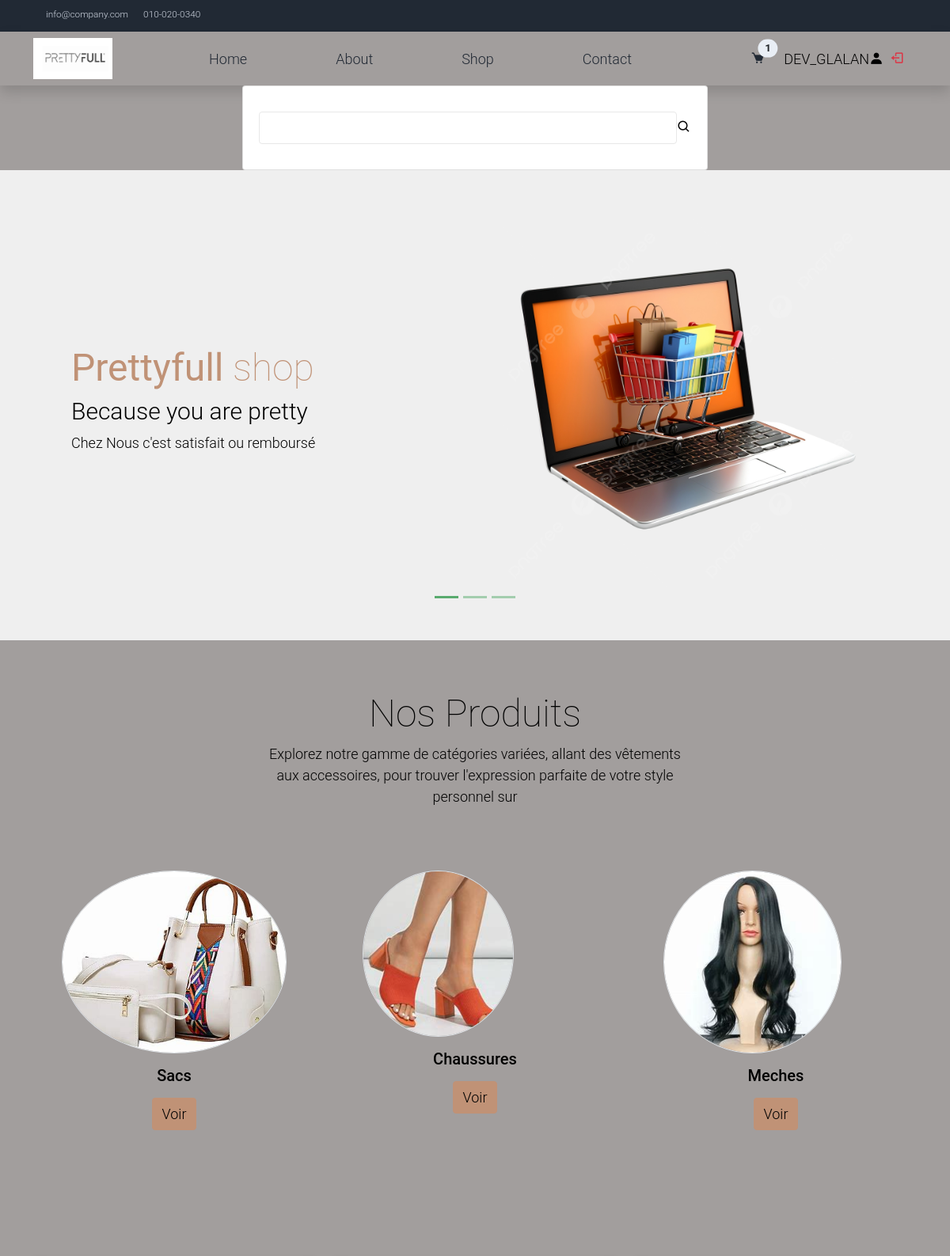
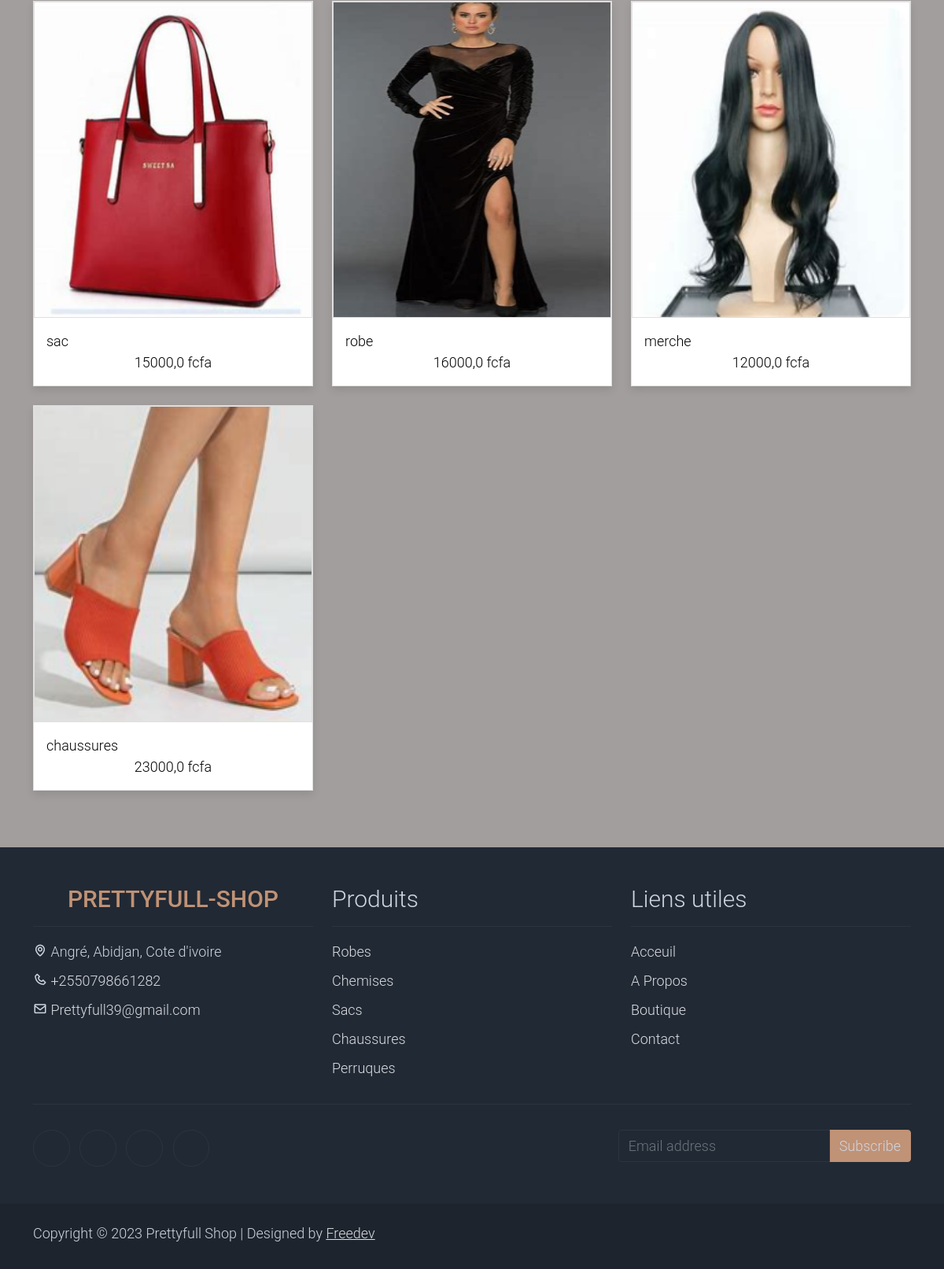
Screenshot of / (signed in) with the database file from the repository (2 pictures, top to bottom).
### accounts/models.py (models this page shows)
class Shopper(AbstractUser):
    pass

### store/models.py (models this page shows, shortened)
class Cart(models.Model):
    user = models.OneToOneField(AUTH_USER_MODEL, on_delete=models.CASCADE)
    orders = models.ManyToManyField(Order)

class Product(models.Model):
    name = models.CharField(max_length=128)
    slug = models.SlugField(max_length=128)
    price = models.FloatField(default=0.0)
    stock = models.IntegerField(default=0)
    description = models.TextField(blank=True)
    thumbnail = models.ImageField(upload_to="products", blank=True, null=True)
    def get_absolute_url(self):
        return reverse("product", kwargs={"slug": self.slug})

### store/views.py (the view)
# urls.py: path('', index, name='index'),
def index(request):
    products = Product.objects.all()
    return render(request, 'store/index.html', context={"products": products})

### store/templates/store/index.html (shortened to what this page needs)
{% extends 'base.html' %} {% block content %} {% load static%}
<div class="row">
  <div class="col-md-6 mx-auto align-items-center">
    <form action="" class="card card-sm p-3">
      <div class="card-body row no-gutters align-items-center">
        <div class="col">
          <input
            type="search"
            class="form-control form-control-borderless"
            name="item-name"
            id=""
          />
        </div>
        <div class="col-auto">
          <i class="bx bx-search bx-2x"></i>
        </div>
      </div>
    </form>
  </div>
</div>
<div
  id="template-mo-zay-hero-carousel"
  class="carousel slide"
  data-bs-ride="carousel"
>
  <ol class="carousel-indicators">
    <li
      data-bs-target="#template-mo-zay-hero-carousel"
      data-bs-slide-to="0"
      class="active"
    ></li>
    <li
      data-bs-target="#template-mo-zay-hero-carousel"
      data-bs-slide-to="1"
    ></li>
    <li
      data-bs-target="#template-mo-zay-hero-carousel"
      data-bs-slide-to="2"
    ></li>
  </ol>
  <div class="carousel-inner">
    <div class="carousel-item active">
      <div class="container">
        <div class="row p-5">
          <div class="mx-auto col-md-8 col-lg-6 order-lg-last">
            <img
              class="img-fluid"
              src="{% static 'images/banner1.png'%}"
              alt=""
            />
          </div>
          <div class="col-lg-6 mb-0 d-flex align-items-center">
            <div class="text-align-left align-self-center">
              <h1 class="h1 text-success"><b>Prettyfull</b> shop</h1>
              <h3 class="h2">Because you are pretty</h3>
              <p>Chez Nous c'est satisfait ou remboursé</p>
            </div>
          </div>
        </div>
      </div>
    </div>
  </div>
  <a
    class="carousel-control-prev text-decoration-none w-auto ps-3"
    href="#template-mo-zay-hero-carousel"
    role="button"
    data-bs-slide="prev"
  >
  </a>
  <a
    class="carousel-control-next text-decoration-none w-auto pe-3"
    href="#template-mo-zay-hero-carousel"
    role="button"
    data-bs-slide="next"
  >
  </a>
</div>
<section class="container py-5">
  <div class="row text-center pt-3">
    <div class="col-lg-6 m-auto">
      <h1 class="h1">Nos Produits</h1>
      <p>
        Explorez notre gamme de catégories variées, allant des vêtements aux
        accessoires, pour trouver l'expression parfaite de votre style personnel
        sur
      </p>
    </div>
  </div>
  <div class="row">
    <div class="col-12 col-md-4 p-5 mt-3">
      <a href="#"
        ><img
          src="{% static 'images/sac.png'%}"
          class="rounded-circle img-fluid border"
      /></a>
      <h5 class="text-center mt-3 mb-3">Sacs</h5>
      <p class="text-center"><a class="btn btn-success">Voir </a></p>
    </div>
    <div class="col-12 col-md-4 p-5 mt-3">
      <a href="#"
        ><img
          src="{% static 'images/chaussures.png'%}"
          class="rounded-circle img-fluid border"
      /></a>
      <h2 class="h5 text-center mt-3 mb-3">Chaussures</h2>
      <p class="text-center"><a class="btn btn-success">Voir</a></p>
    </div>
    <div class="col-12 col-md-4 p-5 mt-3">
      <a href="#"
        ><img
          src="{% static 'images/meches.png'%}"
          class="rounded-circle img-fluid border"
      /></a>
      <h2 class="h5 text-center mt-3 mb-3">Meches</h2>
      <p class="text-center"><a class="btn btn-success">Voir</a></p>
    </div>
  </div>
</section>
<div class="container py-5">
  <div class="row">
    {% for product in products %}
    <div class="col-md-4">
      <div class="card mb-4 product-wap rounded-0">
        <div class="card rounded-0">
          <img
            class="card-img rounded-0 img-fluid"
            src="{{ product.thumbnail.url }}"
            style="width: ;height: 400px;"
          />
        </div>
        <div class="card-body">
          <a href="shop-single.html" class="h3 text-decoration-none"
            >{{ product.name }}</a
          >
          <p class="text-center mb-0">{{ product.price }} fcfa</p>
        </div>
      </div>
    </div>
    {% endfor %}
  </div>
</div>
{% endblock content %}

### templates/base.html (shortened to what this page needs)
<!DOCTYPE html>
<html lang="fr">
<head>
    <link rel="stylesheet" href="https://cdn.jsdelivr.net/npm/bootstrap@4.3.1/dist/css/bootstrap.min.css">
    <link href='https://unpkg.com/boxicons@2.1.4/css/boxicons.min.css' rel='stylesheet'>
    {% load static %}
    <link rel="stylesheet" href=" {% static 'css/bootstrap.min.css' %}">
    <link rel="stylesheet" href="{% static 'css/exemple.css' %}">
    <link rel="stylesheet" href="{% static 'css/templatemo.css' %}">
</head>
<body>
   <nav class="navbar navbar-expand-lg bg-dark navbar-light d-none d-lg-block" id="templatemo_nav_top">
      <div class="container text-light">
          <div class="w-100 d-flex justify-content-between">
              <div>
                  <a class="navbar-sm-brand text-light text-decoration-none" href="mailto:info@company.com">info@company.com</a>
                  <a class="navbar-sm-brand text-light text-decoration-none" href="tel:010-020-0340">010-020-0340</a>
              </div>
              <div>
                  <a class="text-light" href="https://fb.com/templatemo" target="_blank" rel="sponsored"></a>
                  <a class="text-light" href="https://www.instagram.com/" target="_blank"></a>
                  <a class="text-light" href="https://twitter.com/" target="_blank"></a>
              </div>
          </div>
      </div>
  </nav>
  <nav class="navbar navbar-expand-lg navbar-light shadow">
    <div class="container d-flex justify-content-between align-items-center">
        <a href="" class="logo"><img src="{% static 'images/logo.png'%}" alt=""></a>
        <div class="align-self-center collapse navbar-collapse flex-fill  d-lg-flex justify-content-lg-between" id="templatemo_main_nav">
            <div class="flex-fill">
                <ul class="nav navbar-nav d-flex justify-content-between mx-lg-auto">
                    <li class="nav-item">
                        <a class="nav-link" href="{% url 'index'%}">Home</a>
                    </li>
                    <li class="nav-item">
                        <a class="nav-link" href="{% url 'about'%}">About</a>
                    </li>
                    <li class="nav-item">
                        <a class="nav-link" href="shop.html">Shop</a>
                    </li>
                    <li class="nav-item">
                        <a class="nav-link" href="{% url 'contact' %}">Contact</a>
                    </li>
                </ul>
            </div>
            <div class="navbar align-self-center d-flex">
                <a class="nav-icon d-none d-lg-inline" href="#" data-bs-toggle="modal" data-bs-target="#templatemo_search">
                </a>
                <a class="nav-icon position-relative text-decoration-none" href="{% url 'cart' %}">
                    <i class='bx bxs-cart mr-1' ></i>
                    <span class="position-absolute top-0 left-100 translate-middle badge rounded-pill bg-light text-dark">{{ user.cart.orders.count }}</span>
                </a>
                {% if user.is_authenticated %}
                 {{ user.username }}<i class='bx bxs-user bx-2x'></i>
             <a href="{% url 'logout' %}">
                <i class='bx bx-log-out ml-2 text-danger bx-3x'></i>
             </a>
             {% endif %}
            </div>
        </div>
    </div>
</nav>
      {% block content %}
      {% endblock content %}
      <footer class="bg-dark" id="tempaltemo_footer">
         <div class="container">
             <div class="row">
                 <div class="col-md-4 pt-5">
                     <h2 class="h2 text-success border-bottom pb-3 border-light logo">PRETTYFULL-SHOP</h2>
                     <ul class="list-unstyled text-light footer-link-list">
                         <li>
                            <i class='bx bx-map'></i>
                            Angré, Abidjan, Cote d'ivoire
                         </li>
                         <li>
                            <i class='bx bx-phone'></i>
                           <a class="text-decoration-none" href="tel:">+2550798661282</a>
                         </li>
                         <li>
                            <i class='bx bx-envelope'></i>
                             <a class="text-decoration-none" href="mailto:">Prettyfull39@gmail.com</a>
                         </li>
                     </ul>
                 </div>
                 <div class="col-md-4 pt-5">
                     <h2 class="h2 text-light border-bottom pb-3 border-light">Produits</h2>
                     <ul class="list-unstyled text-light footer-link-list">
                         <li><a class="text-decoration-none" href="#">Robes</a></li>
                         <li><a class="text-decoration-none" href="#">Chemises</a></li>
                         <li><a class="text-decoration-none" href="#">Sacs</a></li>
                         <li><a class="text-decoration-none" href="#">Chaussures</a></li>
                         <li><a class="text-decoration-none" href="#">Perruques</a></li>
                     </ul>
                 </div>
                 <div class="col-md-4 pt-5">
                     <h2 class="h2 text-light border-bottom pb-3 border-light">Liens utiles</h2>
                     <ul class="list-unstyled text-light footer-link-list">
                         <li><a class="text-decoration-none" href="{% url 'index'%}">Acceuil</a></li>
                         <li><a class="text-decoration-none" href="{% url 'about'%}">A Propos</a></li>
                         <li><a class="text-decoration-none" href="#">Boutique</a></li>
                         <li><a class="text-decoration-none" href="#">Contact</a></li>
                     </ul>
                 </div>
             </div>
             <div class="row text-light mb-4">
                 <div class="col-12 mb-3">
                     <div class="w-100 my-3 border-top border-light"></div>
                 </div>
                 <div class="col-auto me-auto">
                     <ul class="list-inline text-left footer-icons">
                         <li class="list-inline-item border border-light rounded-circle text-center">
                         </li>
                         <li class="list-inline-item border border-light rounded-circle text-center">
                         </li>
                         <li class="list-inline-item border border-light rounded-circle text-center">
                         </li>
                         <li class="list-inline-item border border-light rounded-circle text-center">
                         </li>
                     </ul>
                 </div>
                 <div class="col-auto">
                     <div class="input-group mb-2">
                         <input type="text" class="form-control bg-dark border-light" id="subscribeEmail" placeholder="Email address">
                         <div class="input-group-text btn-success text-light">Subscribe</div>
                     </div>
                 </div>
             </div>
         </div>
         <div class="w-100 bg-black py-3">
             <div class="container">
                 <div class="row pt-2">
                     <div class="col-12">
                         <p class="text-left text-light">
                             Copyright © 2023 Prettyfull Shop
                             | Designed by <a rel="sponsored" href="" target="_blank">Freedev</a>
                         </p>
                     </div>
                 </div>
             </div>
         </div>
     </footer>
</body>
</html>

### static/css/exemple.css (style rules this page uses)
body { background-color: #A29E9D; color: black; }
.logo { display: flex; justify-content: center; align-items: center; font-weight: 700; }
.logo img { width: 100px; margin-right: 1rem; }

### static/css/templatemo.css (style rules this page uses)
body, ul, li, p, a, label, input, div { font-family: 'Roboto', sans-serif; font-size: 18px !important; font-weight: 300 !important; }
.h1 { font-family: 'Roboto', sans-serif; font-size: 48px !important; font-weight: 200 !important; }
.h2 { font-family: 'Roboto', sans-serif; font-size: 30px !important; font-weight: 300; }
.h3 { font-family: 'Roboto', sans-serif; font-size: 22px !important; }
.logo { font-weight: 500 !important; }
.text-success { color:#C09276 !important; }
.text-light { color: #cfd6e1 !important; }
.bg-dark { background-color: #212934 !important; }
.bg-light { background-color: #e9eef5 !important; }
.bg-black { background-color: #1d242d !important; }
.btn-success { background-color: #C09276 !important; border-color:#C09276 !important; }
#templatemo_nav_top { min-height: 40px; }
#templatemo_nav_top * { font-size: .9em !important; }
#templatemo_main_nav a { color: #212934; }
#templatemo_main_nav .navbar .nav-icon { margin-right: 20px; }
#template-mo-zay-hero-carousel { background: #efefef !important; }
.product-wap { box-shadow: 0px 5px 10px 0px rgba(0, 0, 0, 0.10); }
.card.product-wap a { color: #000; }
#template-mo-zay-hero-carousel .carousel-indicators li { margin-top: -50px; background-color: #59ab6e; }
.form-control { border: 1px solid #e8e8e8; }
#tempaltemo_footer a { color: #dcdde1; }
#tempaltemo_footer ul.footer-link-list li { padding-top: 10px; }
#tempaltemo_footer ul.footer-icons li { width: 2.6em; height: 2.6em; line-height: 2.6em; }
#tempaltemo_footer .border-light { border-color: #2d343f !important; }
.product-wap .h3, .product-wap li, .product-wap i, .product-wap p { font-size: 12px !important; }
@media (min-width: 768px) { #templatemo_main_nav .navbar-nav { max-width: 450px; } }
@media (min-width: 992px) { #templatemo_main_nav .navbar-nav { max-width: 550px; } }
@media (min-width: 992px) { #template-mo-zay-hero-carousel .carousel-item { min-height: 30rem !important; } }
@media (min-width: 992px) { .product-wap .h3, .product-wap li, .product-wap i, .product-wap p { font-size: 18px !important; } }

### rows the page displays
Shopper: cart.orders.count "1", username "DEV_GLALAN"
Product: thumbnail (picture), name "sac", price "15000,0"
Product: thumbnail (picture), name "robe", price "16000,0"
Product: thumbnail (picture), name "merche", price "12000,0"
Product: thumbnail (picture), name "chaussures", price "23000,0"
